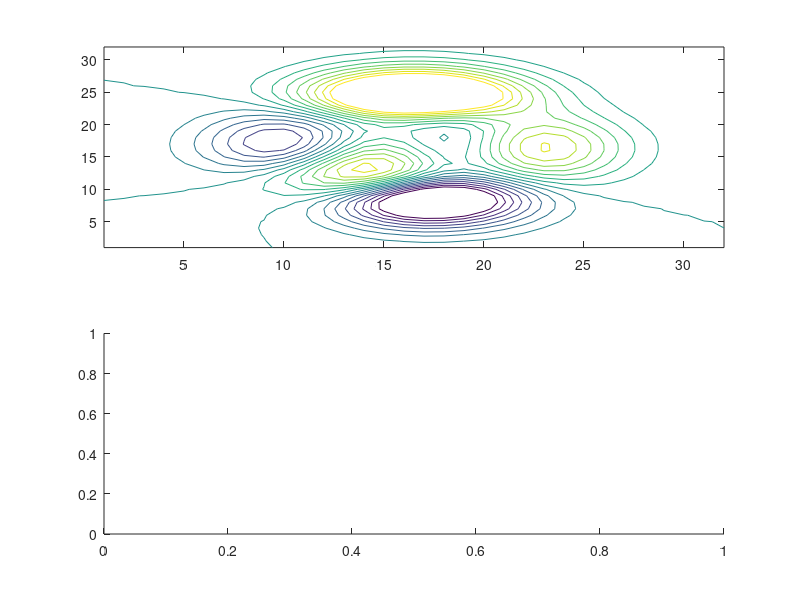

Write the MATLAB code that produced this figure. (Note: this script raises an error after producing the figure.)
% the data
     clear sh;
     sh(1)=subplot(2,1,1);
     [c,ch]=contour(peaks(32),-4:.5:4);
     ch=get(ch,'children');
     nc=numel(ch);

% #2
     cx=cell(nc,1);
     cy=cell(nc,1);
     cz=nan(nc,1);
     cend=1;
for  i=1:nc
     cbeg=cend;
     cend=cend+c(2,cend)+1;
     cx{i}=c(1,cbeg+1:cend-1);
     cy{i}=c(2,cbeg+1:cend-1);
     cz(i)=c(1,cend-1);     % <- one level/contour
end
% show the result
     cmap=jet(numel(cz));
     sh(2)=subplot(2,1,2);
for  i=1:nc
     line(cx{i},cy{i},'color',cmap(cz(i),:));
end
     colormap(cmap);
     axis(sh,'image');